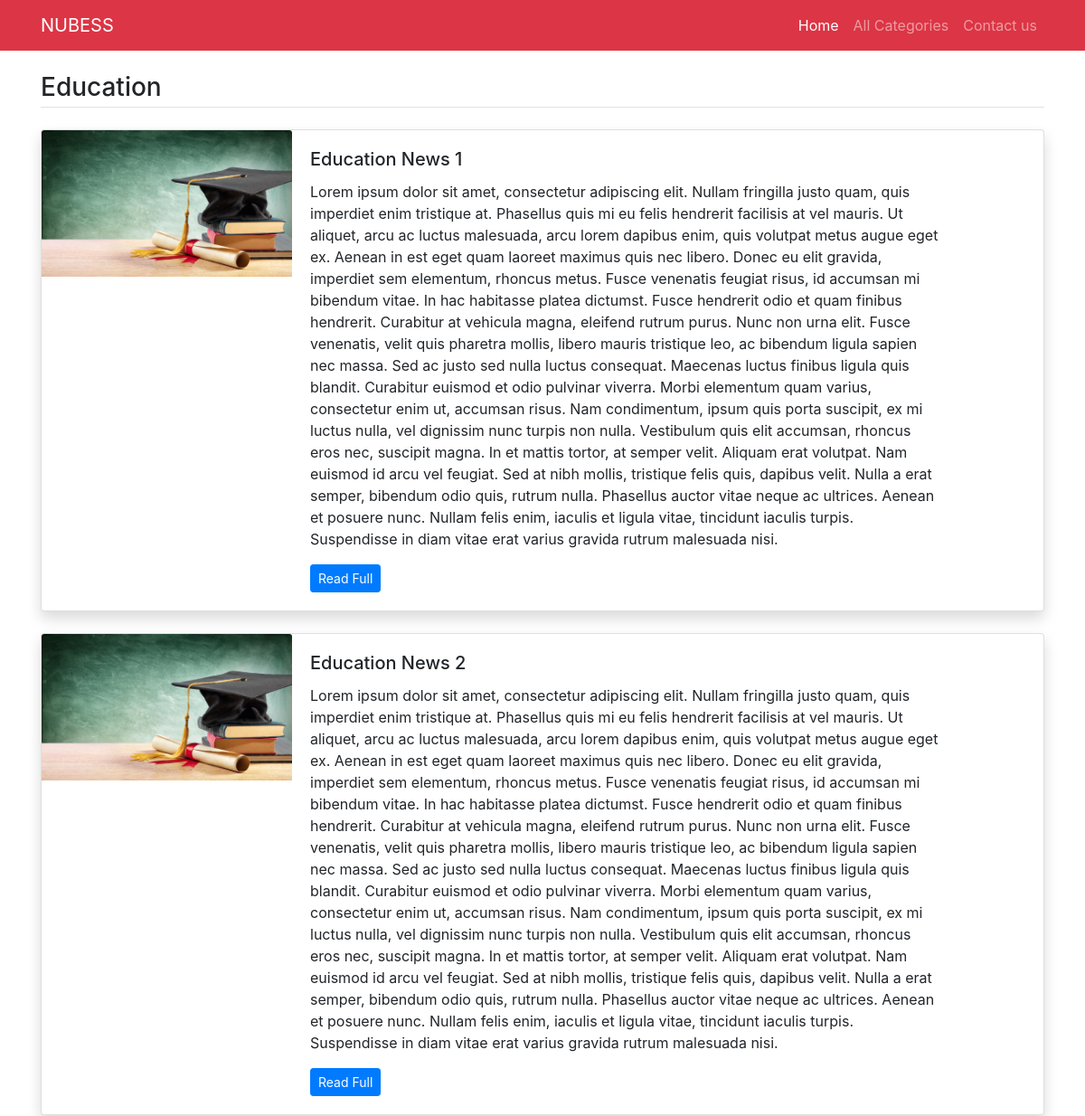
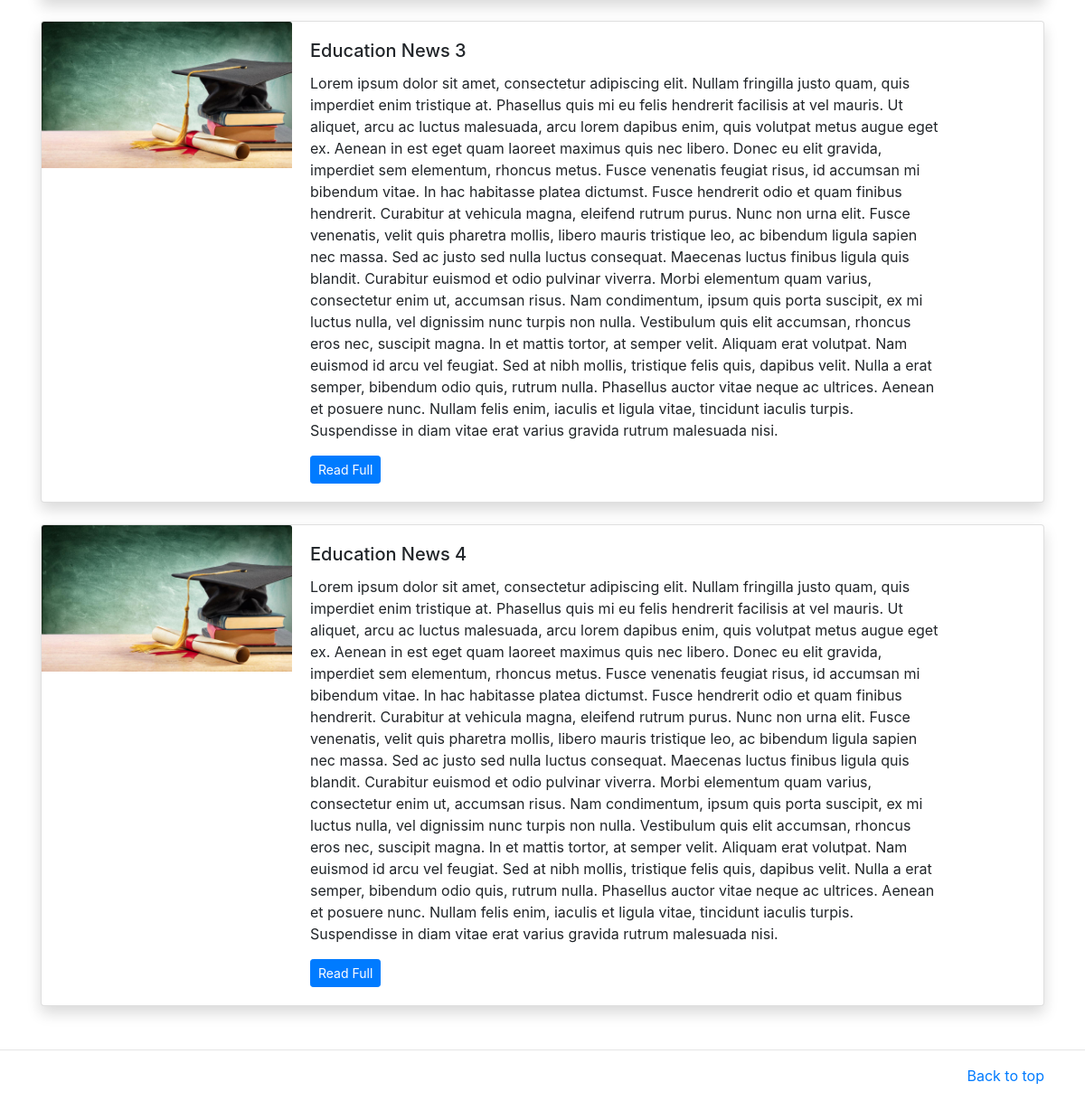
Page /category/1 on the committed database (2 pictures, top to bottom).
### newsapp/models.py (models this page shows, shortened)
class Category(models.Model):
    title=models.CharField(max_length=200)
    category_image=models.ImageField(upload_to='imgs/')
    class Meta:
        verbose_name_plural='Categories'

class News(models.Model):
    category=models.ForeignKey(Category,on_delete=models.CASCADE)
    title=models.CharField(max_length=300)
    image=models.ImageField(upload_to='imgs/')
    detail=models.TextField()
    add_time=models.DateTimeField(auto_now_add=True)
    class Meta:
        verbose_name_plural='News'

### newsapp/views.py (the view)
# urls.py: path('category/<int:id>',views.category,name='category'),
def category(request,id):
    category=Category.objects.get(id=id)
    news=News.objects.filter(category=category)
    return render(request,'category-news.html',{
        'all_news':news,
        'category':category
    })

### newsapp/templates/category-news.html
{% extends 'base.html' %}
{% block content %}
<main class="container mt-3 mb-5">
	<h3 class="border-bottom pb-1 my-4">{{category.title}}</h3>
    {% for news in all_news %}
	<div class="card mb-4 shadow">
	  <div class="row no-gutters">
	    <div class="col-md-3">
            <img src="/media/{{news.image}}" class="card-img-top" alt="{{news.title}}">
	    </div>
	    <div class="col-md-8">
	      <div class="card-body">
	        <h5 class="card-title">{{news.title}}</h5>
	        <p class="card-text">{{news.detail}}</p>
	        <p class="card-text"><a href="/detail/{{news.id}}" class="btn btn-sm btn-primary">Read Full</a></p>
	      </div>
	    </div>
	  </div>
    </div>
    {% endfor %}
</main>
{% endblock %}

### rows in the picture
Category: title "Education"
News: image (picture), title "Education News 1", detail "Lorem ipsum dolor sit amet, consectetur adipiscing elit. Nullam fringilla justo quam, quis imperdiet enim tristique at. Phasellus quis mi eu felis hendrerit facilisis at vel mauris. Ut aliquet, arcu ac luctus malesuada, arcu lorem dapibus enim, quis volutpat metus augue eget ex. Aenean in est eget quam laoreet maximus quis nec libero. Donec eu elit gravida, imperdiet sem elementum, rhoncus metus. Fusce venenatis feugiat risus, id accumsan mi bibendum vitae. In hac habitasse platea dictumst. Fusce hendrerit odio et quam finibus hendrerit. Curabitur at vehicula magna, eleifend rutrum purus. Nunc non urna elit. Fusce venenatis, velit quis pharetra mollis, libero mauris tristique leo, ac…"
News: image (picture), title "Education News 2", detail "Lorem ipsum dolor sit amet, consectetur adipiscing elit. Nullam fringilla justo quam, quis imperdiet enim tristique at. Phasellus quis mi eu felis hendrerit facilisis at vel mauris. Ut aliquet, arcu ac luctus malesuada, arcu lorem dapibus enim, quis volutpat metus augue eget ex. Aenean in est eget quam laoreet maximus quis nec libero. Donec eu elit gravida, imperdiet sem elementum, rhoncus metus. Fusce venenatis feugiat risus, id accumsan mi bibendum vitae. In hac habitasse platea dictumst. Fusce hendrerit odio et quam finibus hendrerit. Curabitur at vehicula magna, eleifend rutrum purus. Nunc non urna elit. Fusce venenatis, velit quis pharetra mollis, libero mauris tristique leo, ac…"
News: image (picture), title "Education News 3", detail "Lorem ipsum dolor sit amet, consectetur adipiscing elit. Nullam fringilla justo quam, quis imperdiet enim tristique at. Phasellus quis mi eu felis hendrerit facilisis at vel mauris. Ut aliquet, arcu ac luctus malesuada, arcu lorem dapibus enim, quis volutpat metus augue eget ex. Aenean in est eget quam laoreet maximus quis nec libero. Donec eu elit gravida, imperdiet sem elementum, rhoncus metus. Fusce venenatis feugiat risus, id accumsan mi bibendum vitae. In hac habitasse platea dictumst. Fusce hendrerit odio et quam finibus hendrerit. Curabitur at vehicula magna, eleifend rutrum purus. Nunc non urna elit. Fusce venenatis, velit quis pharetra mollis, libero mauris tristique leo, ac…"
News: image (picture), title "Education News 4", detail "Lorem ipsum dolor sit amet, consectetur adipiscing elit. Nullam fringilla justo quam, quis imperdiet enim tristique at. Phasellus quis mi eu felis hendrerit facilisis at vel mauris. Ut aliquet, arcu ac luctus malesuada, arcu lorem dapibus enim, quis volutpat metus augue eget ex. Aenean in est eget quam laoreet maximus quis nec libero. Donec eu elit gravida, imperdiet sem elementum, rhoncus metus. Fusce venenatis feugiat risus, id accumsan mi bibendum vitae. In hac habitasse platea dictumst. Fusce hendrerit odio et quam finibus hendrerit. Curabitur at vehicula magna, eleifend rutrum purus. Nunc non urna elit. Fusce venenatis, velit quis pharetra mollis, libero mauris tristique leo, ac…"
